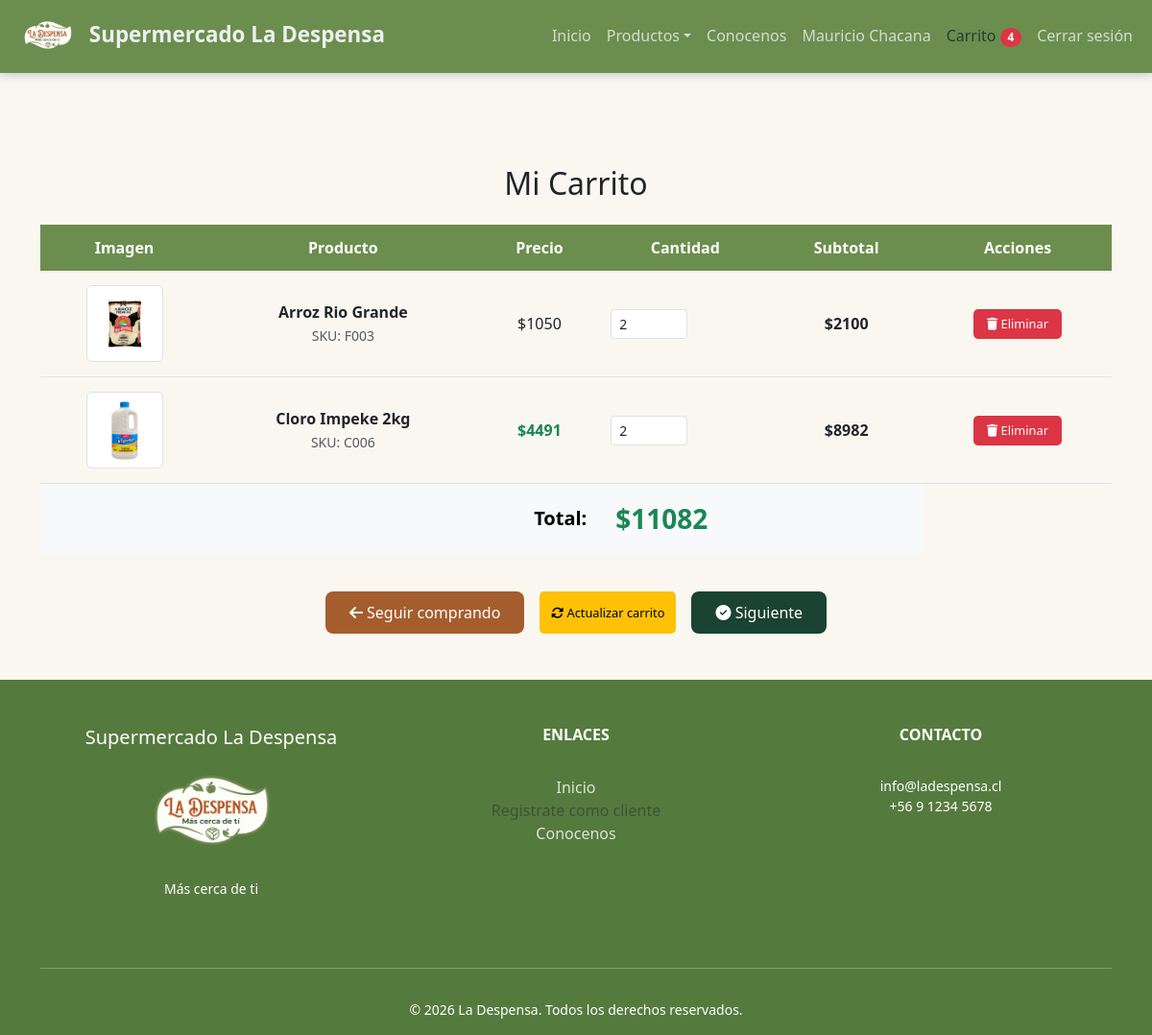
Before: /carrito/ (signed in) with the older database file.
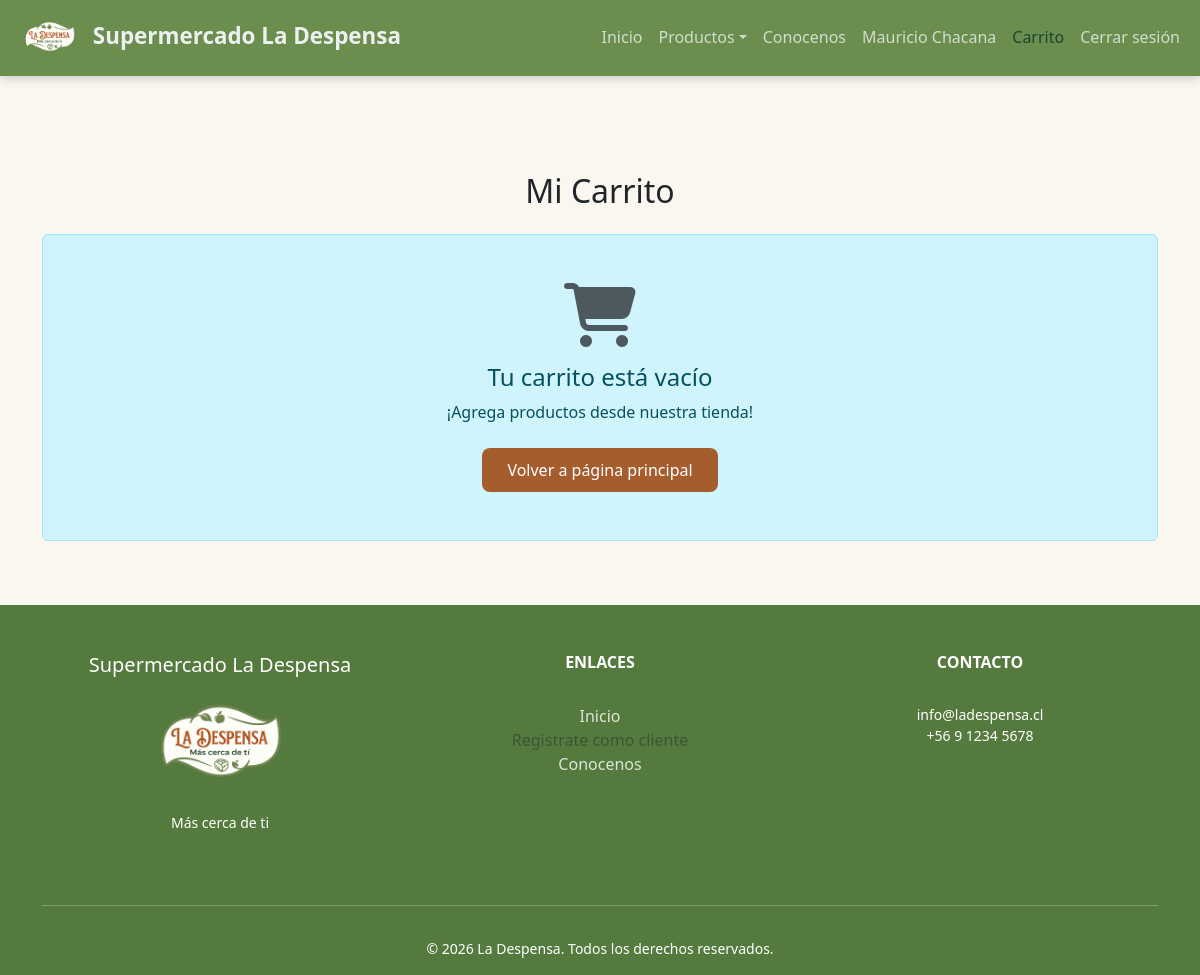
After: the same page with the newer database file.
### supermercado/models.py (models this page shows, shortened)
class CarritoItem(models.Model):
    carrito = models.ForeignKey(Carrito, on_delete=models.CASCADE, related_name='items')
    producto = models.ForeignKey(Producto, on_delete=models.CASCADE)
    cantidad = models.PositiveIntegerField(default=1)
    agregado_en = models.DateTimeField(auto_now_add=True)
    class Meta:
        verbose_name = 'Item del carrito'
        verbose_name_plural = 'Items del carrito'
        unique_together = ['carrito', 'producto']  # Evita duplicados
    def get_subtotal(self):
        return self.cantidad * self.producto.precio
    def get_precio_con_descuento(self):
        if self.producto.mostrar_en_index:
            return int(self.producto.precio * 0.9)  # 10% de descuento
        return self.producto.precio
    def get_subtotal_con_descuento(self):
        return self.cantidad * self.get_precio_con_descuento()

class Producto(models.Model):
    id_producto = models.AutoField(primary_key=True)
    codigo = models.CharField(max_length=20, unique=True)
    nombre = models.CharField(max_length=100)
    descripcion = models.TextField(blank=True, null=True)
    precio = models.IntegerField()
    stock = models.IntegerField(default=0)
    categoria = models.ForeignKey(Categoria, on_delete=models.CASCADE)
    imagen = models.ImageField(upload_to='productos/', null=True, blank=True)
    fecha_registro = models.DateTimeField(auto_now_add=True)
    fecha_actualizacion = models.DateTimeField(auto_now=True)
    mostrar_en_index = models.BooleanField(default=False, help_text="Marcar para mostrar en inicio")
    class Meta:
        verbose_name = 'Producto'
        verbose_name_plural = 'Productos'
        ordering = ['nombre']

### supermercado/views.py (the view)
# urls.py: path('carrito/', views.ver_carrito, name='ver_carrito'),
@login_required
def ver_carrito(request):
    carrito, created = Carrito.objects.get_or_create(usuario=request.user)
    items = carrito.items.all()
    total = 0
    for item in items:
        if item.producto.mostrar_en_index:
            total += item.cantidad * int(item.producto.precio * 0.9)
        else:
            total += item.get_subtotal()
    context = {
        'items': items,
        'total': total,
        'cantidad_items': carrito.get_cantidad_items()
    }
    return render(request, 'vistas_cliente/carrito.html', context)

### supermercado/autenticacion_login.py (called while the page is built)
    def get_user(self, user_id):
        try:
            return User.objects.get(pk=user_id)
        except User.DoesNotExist:
            return None

### supermercado/context_processors.py (called while the page is built)
def usuario_context(request):
    return {
        'user': request.user
    }

def carrito_context(request):
    cantidad_items = 0
    if request.user.is_authenticated and not request.user.is_staff:
        carrito, created = Carrito.objects.get_or_create(usuario=request.user)
        cantidad_items = carrito.get_cantidad_items()
    return {
        'cantidad_items': cantidad_items
    }

### supermercado/models.py (called while the page is built)
    def get_cantidad_items(self):
        return sum(item.cantidad for item in self.items.all())

### supermercado/templates/vistas_cliente/carrito.html (shortened to what the changed rows need)
{% load static %}
<!DOCTYPE html>
<html lang="es">
<head>
    <link href="https://cdn.jsdelivr.net/npm/bootstrap@5.3.2/dist/css/bootstrap.min.css" rel="stylesheet">
    <link rel="stylesheet" href="https://cdnjs.cloudflare.com/ajax/libs/font-awesome/6.5.1/css/all.min.css">
    <link rel="stylesheet" href="{% static 'css/design.css' %}">
</head>
<body>
<nav class="navbar navbar-expand-lg mi-nav-personalizada fixed-top">
    <div class="container-fluid">
        <div class="collapse navbar-collapse" id="navbarNav">
            <ul class="navbar-nav ms-auto">
                {% if user.is_authenticated and not user.is_staff %}
                    <li class="nav-item">
                        <a class="nav-link active" href="{% url 'ver_carrito' %}">
                             Carrito
                            {% if cantidad_items > 0 %}
                                <span class="badge bg-danger rounded-pill">{{ cantidad_items }}</span>
                            {% endif %}
                        </a>
                    </li>
                {% endif %}
            </ul>
        </div>
    </div>
</nav>
<div class="container mt-5 pt-5">
    <div class="row">
        <div class="col-12">
            <h2 class="mb-4 text-center"> Mi Carrito</h2>
            {% if items %}
                <form method="POST" action="{% url 'actualizar_todo_carrito' %}" id="formCarrito">
                    <div class="table-responsive">
                        <table class="carrito-tabla">
                            <thead>
                                <tr>
                                    <th>Imagen</th>
                                    <th>Producto</th>
                                    <th>Precio</th>
                                    <th>Cantidad</th>
                                    <th>Subtotal</th>
                                    <th>Acciones</th>
                                </tr>
                            </thead>
                            <tbody>
                                {% for item in items %}
                                <tr>
                                    <td data-label="Imagen">
                                        {% if item.producto.imagen %}
                                            <img src="{{ item.producto.imagen.url }}" alt="{{ item.producto.nombre }}" class="img-thumbnail" style="max-width: 80px;">
                                        {% else %}
                                            <div class="bg-secondary text-white d-flex align-items-center justify-content-center" style="width: 80px; height: 80px;">
                                                Imagen no disponible
                                            </div>
                                        {% endif %}
                                    </td>
                                    <td data-label="Producto">
                                        <strong>{{ item.producto.nombre }}</strong><br>
                                        <small class="text-muted">SKU: {{ item.producto.codigo }}</small>
                                    </td>
                                    <td data-label="Precio">
                                        {% if item.producto.mostrar_en_index %}
                                            <strong class="text-success">${{ item.get_precio_con_descuento }}</strong>
                                        {% else %}
                                            ${{ item.producto.precio }}
                                        {% endif %}
                                    </td>
                                    <td data-label="Cantidad">
                                        <input type="number" name="cantidad_{{ item.id }}" value="{{ item.cantidad }}" min="0" style="width: 80px;" class="form-control form-control-sm">
                                    </td>
                                    <td data-label="Subtotal" class="fw-bold">
                                        {% if item.producto.mostrar_en_index %}
                                            ${{ item.get_subtotal_con_descuento }}
                                        {% else %}
                                            ${{ item.get_subtotal }}
                                        {% endif %}
                                    </td>
                                    <td data-label="Acciones">
                                        <a href="{% url 'eliminar_del_carrito' item.id %}" class="btn-eliminar" onclick="return confirm('¿Eliminar este producto?')">
                                            <i class="fas fa-trash"></i> Eliminar
                                        </a>
                                    </td>
                                </tr>
                                {% endfor %}
                            </tbody>
                            <tfoot>
                                <tr class="table-success">
                                    <td colspan="3" class="text-end fw-bold fs-5">Total:</td>
                                    <td colspan="2" class="fw-bold fs-3 text-success">${{ total }}</td>
                                </tr>
                            </tfoot>
                        </table>
                    </div>
                    <div class="d-flex flex-wrap justify-content-center gap-3 mt-4">
                        <a href="{% url 'index' %}" class="btn-seguir">
                            <i class="fas fa-arrow-left"></i> Seguir comprando
                        </a>
                        <button type="submit" class="btn-actualizar">
                            <i class="fas fa-sync-alt"></i> Actualizar carrito
                        </button>
                        <a href="{% url 'revisionPedido' %}" class="btn-pagar">
                            <i class="fas fa-check-circle"></i> Siguiente
                        </a>
                    </div>
                </form>
            {% else %}
                <div class="alert alert-info text-center p-5">
                    <i class="fas fa-shopping-cart fa-4x mb-3 text-muted"></i>
                    <h4>Tu carrito está vacío</h4>
                    <p>¡Agrega productos desde nuestra tienda!</p>
                    <a href="{% url 'index' %}" class="btn-seguir mt-2">Volver a página principal</a>
                </div>
            {% endif %}
        </div>
    </div>
</div>
</body>
</html>

Changed rows visible on the page:
removed CarritoItem: producto.imagen (picture), producto.nombre "Arroz Rio Grande", producto.codigo "F003", producto.precio "1050", cantidad "2", get_subtotal "2100"
removed CarritoItem: producto.imagen (picture), producto.nombre "Cloro Impeke 2kg", producto.codigo "C006", get_precio_con_descuento "4491", cantidad "2", get_subtotal_con_descuento "8982"
Other visible differences:
{{ cantidad_items }}: "4" → (not shown)
{{ total }}: "11082" → (not shown)
text no longer shown: "Imagen Producto Precio Cantidad Subtotal Acciones Total: $ Seguir comprando Actualizar carrito Siguiente"
text now shown: "Tu carrito está vacío ¡Agrega productos desde nuestra tienda! Volver a página principal"
